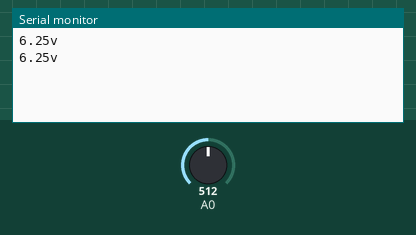
Bench run of a sketch on a simulated Arduino Uno, built with avr-gcc and run on an emulated ATmega328P. On the bench: the last lines printed to the serial monitor. Inputs (shaded band) come from the test bench; at power-on: A0 = 512.

Above: at 1.9 s.
2.0 s: A0 set to 716
At 3.3 s:
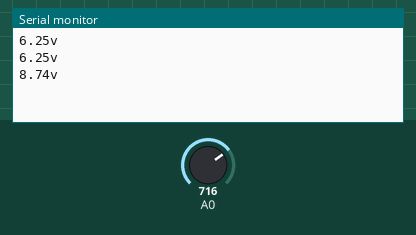
3.6 s: A0 set to 900
At 4.7 s:
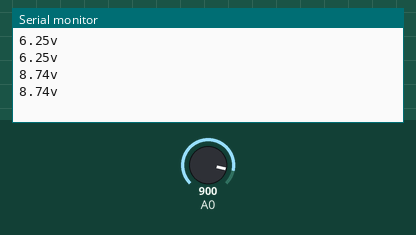
Timing chart, 0 to 6.6 s (numbered marks = the images above; inputs shaded):
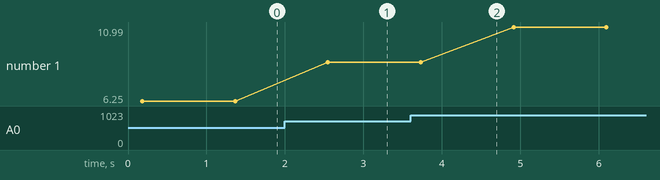

Measured:
- after the input at 2.0 s, the serial monitor: prints a new line after 0.55 s (image 1)
- plotted number 1: 6.25 → 8.74 after the input at 2.0 s, 8.74 → 10.99 after the input at 3.6 s

The sketch:

medidor_tensao.ino
```cpp
void setup() {
  // put your setup code here, to run once:
  pinMode(A0, INPUT);
  Serial.begin(9600);
}

void loop() {
  float v = analogRead(A0);
  float tensao = 0;

  for(int i= 0; i < 300; i++){
     tensao = tensao + (v * 0.0048828125)* 2.5 ;
     delayMicroseconds(600);
  }
  tensao = tensao / 300;

  Serial.print(tensao);
  Serial.println("v");
  delay(1000);

}
```
